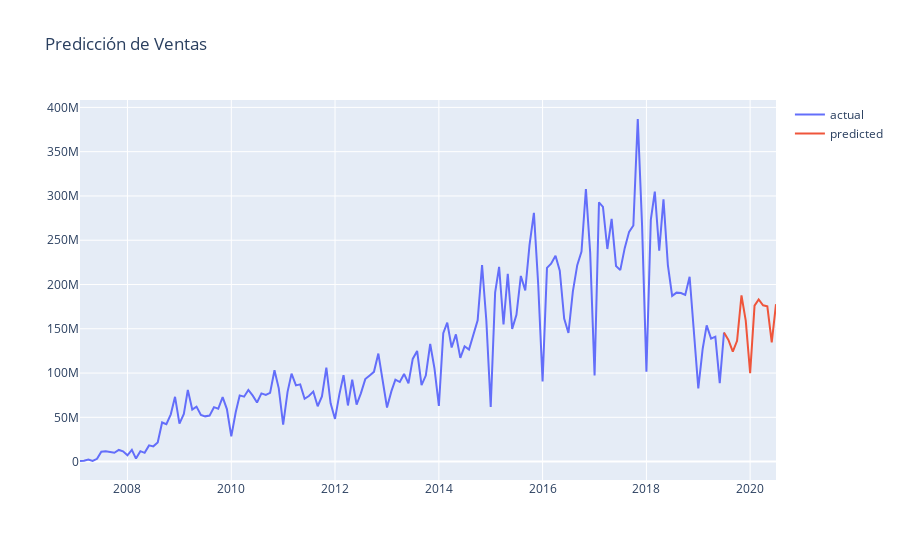

Write notebook code for a chart like this one.
### Code cell
next_month_predict(df, cantidad_meses=12)

### Figure 1 — Plotly figure (JSON) as saved in the notebook; plotly's stock layout.template omitted (floating-point values rounded to 4 significant figures; data arrays with more than 128 entries replaced by an {"elided": "..."} marker saying what was removed)
{"data": [{"name": "actual", "type": "scatter", "x": {"elided": "150 str values"}, "y": {"elided": "150 int values"}}, {"name": "predicted", "type": "scatter", "x": {"elided": "162 str values"}, "y": {"elided": "162 int values"}}], "layout": {"title": {"text": "Predicción de Ventas"}}}
